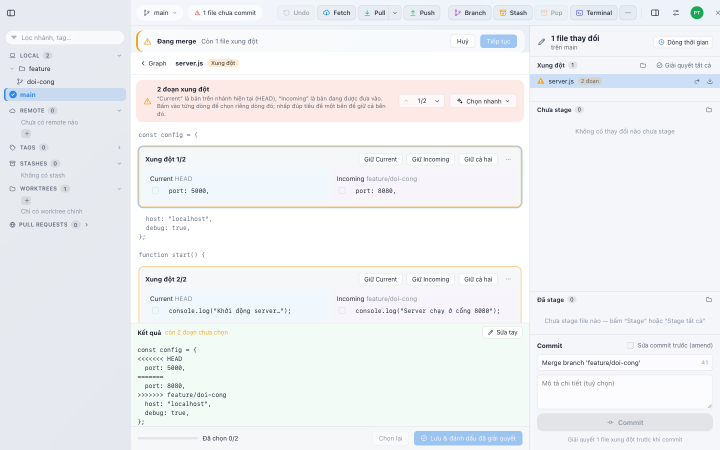
#> input picture docs/screenshots/conflict.png, 1440 x 900 px (shown at 1/2 size); its folder holds 4 pictures in this run
$ python make-shots.py
#> lines starting #> are read from the running program, lines starting #| are printed output that depends on the picture
#!/usr/bin/env python3
"""Sinh ảnh giao diện cho trang chủ từ docs/screenshots/*.png (ảnh dùng trong README).

    python3 site/scripts/make-shots.py

Tạo public/screenshots/<tên>-1600.webp và <tên>-800.webp, rồi viết lại lib/shots.ts (kích thước + alt).
Cần Pillow (pip install pillow). Chạy lại mỗi khi chụp lại ảnh trong docs/screenshots — ảnh chụp từ bản
Tauri qua cầu nối DEV (THAIGIT_DEV_REPO + pw-public), repo demo dựng bằng make-demo-repos.py.
"""
from pathlib import Path

from PIL import Image

SITE = Path(__file__).resolve().parent.parent
SOURCE = SITE.parent / 'docs' / 'screenshots'
OUT = SITE / 'public' / 'screenshots'
WIDTHS = (1600, 800)
QUALITY = 80

# Image descriptions (alt text) — also the text Google reads, so describe what is actually visible in the image.
ALTS = {
    'conflict': (
        'Trình giải xung đột: giữ Current, Incoming hoặc cả hai cho từng khối',
        'Conflict resolver: keep Current, Incoming or both for each block',
    ),
    'diff-lines': (
        'Chọn 3 dòng trong diff rồi bấm Stage dòng',
        'Select 3 lines in the diff, then click Stage lines',
    ),
    'diff-split': ('Diff tách đôi: trước và sau', 'Split diff: before and after'),
    'drag': (
        'Thả nhánh feature/giao-dien lên main: chọn merge hoặc rebase',
        'Drop the feature/giao-dien branch onto main: choose merge or rebase',
    ),
    'image-diff': (
        'Diff ảnh: logo trước và sau khi đổi',
        'Image diff: the logo before and after the change',
    ),
    'large': (
        'Repo 30.000 commit, gần 1.100 nhánh và tag',
        'A repo with 30,000 commits and nearly 1,100 branches and tags',
    ),
    'overview': (
        'Gitlane: graph commit nhiều màu, sidebar nhánh và panel commit',
        'Gitlane: a colorful commit graph, branch sidebar and commit panel',
    ),
    'overview-dark': ('Gitlane giao diện tối', 'Gitlane in the dark theme'),
    'switch': ('Hộp tìm và chuyển nhánh nhanh (⌘B)', 'Quick branch search and switch (⌘B)'),
    'welcome': (
        'Màn hình chào: mở, clone, tạo repository',
        'Welcome screen: open, clone or create a repository',
    ),
}


def main() -> None:
    OUT.mkdir(parents=True, exist_ok=True)
    sizes = {}
    for name, alt in ALTS.items():
        src = Image.open(SOURCE / f'{name}.png').convert('RGB')
#> src is the input picture: PIL image 1440x900 RGB; mean R, G, B 239.3, 241.3, 244
        for width in WIDTHS:
            height = round(src.height * width / src.width)
            img = src if src.width == width else src.resize((width, height), Image.LANCZOS)
            img.save(OUT / f'{name}-{width}.webp', 'WEBP', quality=QUALITY, method=6)
            if width == WIDTHS[0]:
                sizes[name] = (width, height)
#> this loop made 2 passes
#> pass 2, in main, `img = src if src.width == width else src.resize((width, height), Image..`:
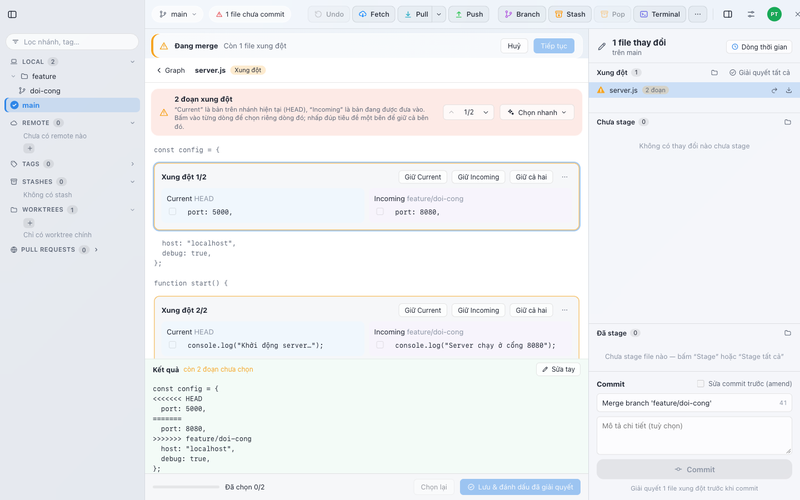
#> img: PIL image 800x500 RGB; mean R, G, B 239.2, 241.3, 243.9
#> after the loop, sizes = {'conflict': (1600, 1000)}
#> pass 2 of the loop in main, `for name, alt in ALTS.items():`:
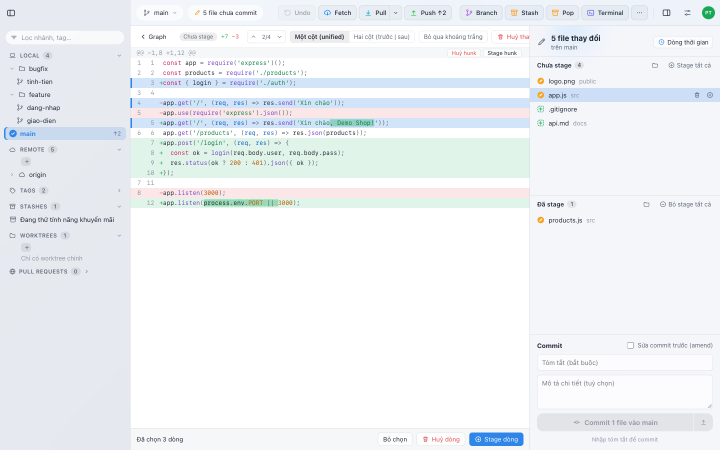
#> input picture docs/screenshots/diff-lines.png, 1440 x 900 px (shown at 1/2 size)
#> in main, src is the input picture: PIL image 1440x900 RGB; mean R, G, B 239.3, 242.4, 245.4
#> the loop in main, `for width in WIDTHS:` made 2 passes
#> pass 2, in main, `img = src if src.width == width else src.resize((width, height), Image..`:
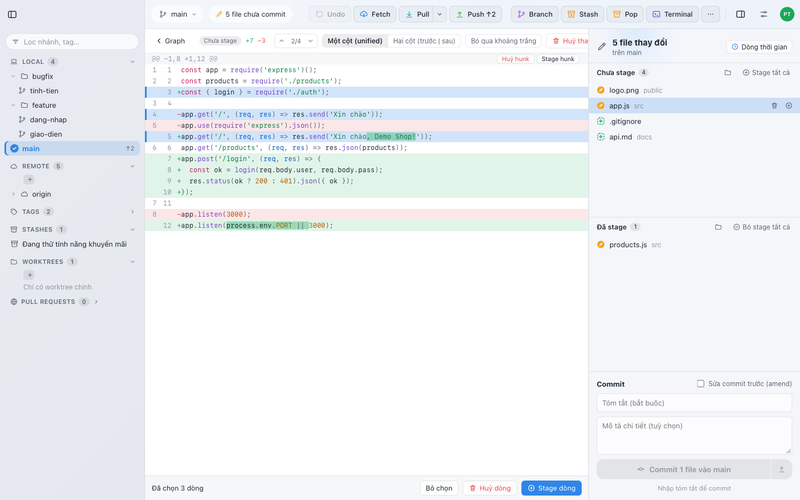
#> img: PIL image 800x500 RGB; mean R, G, B 239.3, 242.4, 245.3
#> after the loop in main, `for width in WIDTHS:`: sizes = {'conflict': (1600, 1000), 'diff-lines': (1600, 1000)}
#> pass 3 of the loop in main, `for name, alt in ALTS.items():`:
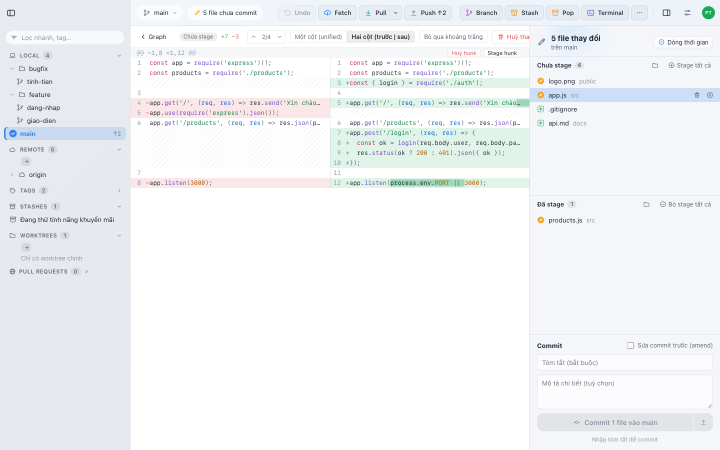
#> input picture docs/screenshots/diff-split.png, 1440 x 900 px (shown at 1/2 size)
#> in main, src is the input picture: PIL image 1440x900 RGB; mean R, G, B 242.1, 244.1, 246.3
#> the loop in main, `for width in WIDTHS:` made 2 passes
#> pass 2, in main, `img = src if src.width == width else src.resize((width, height), Image..`:
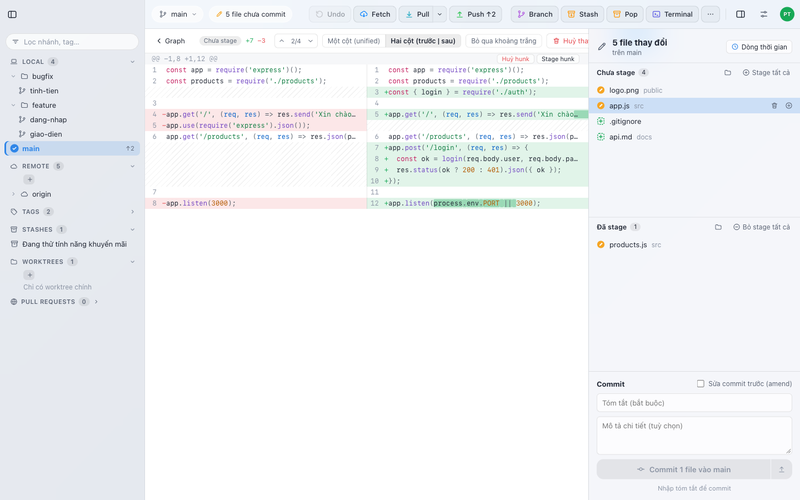
#> img: PIL image 800x500 RGB; mean R, G, B 242, 244, 246.2
#> after the loop in main, `for width in WIDTHS:`: sizes = {'conflict': (1600, 1000), 'diff-lines': (1600, 1000), 'diff-split': (1600, 1000)}
#> the loop made 5 passes; the first 3 are shown
    total = sum(p.stat().st_size for p in OUT.glob('*.webp'))
    print(f'✓ {len(ALTS) * len(WIDTHS)} ảnh WebP, tổng {total // 1024} KB → {OUT.relative_to(SITE.parent)}')

    lines = [
        "import type { Lang } from './i18n';",
        '',
        'export const SHOTS = {',
    ]
    for name, (vi, en) in ALTS.items():
        width, height = sizes[name]
        lines.append(f"  '{name}': {{")
        lines.append(f'    width: {width},')
        lines.append(f'    height: {height},')
        lines.append(f"    alt: {{ vi: '{vi}', en: '{en}' }},")
        lines.append('  },')
    lines += [
        '} as const satisfies Record<string, { width: number; height: number; alt: Record<Lang, string> }>;',
        '',
        'export type ShotName = keyof typeof SHOTS;',
        '',
    ]
    (SITE / 'lib' / 'shots.ts').write_text('\n'.join(lines), encoding='utf-8')
    print('✓ site/lib/shots.ts')


if __name__ == '__main__':
#> (the run stopped early here; a loop or call above may not have finished)
